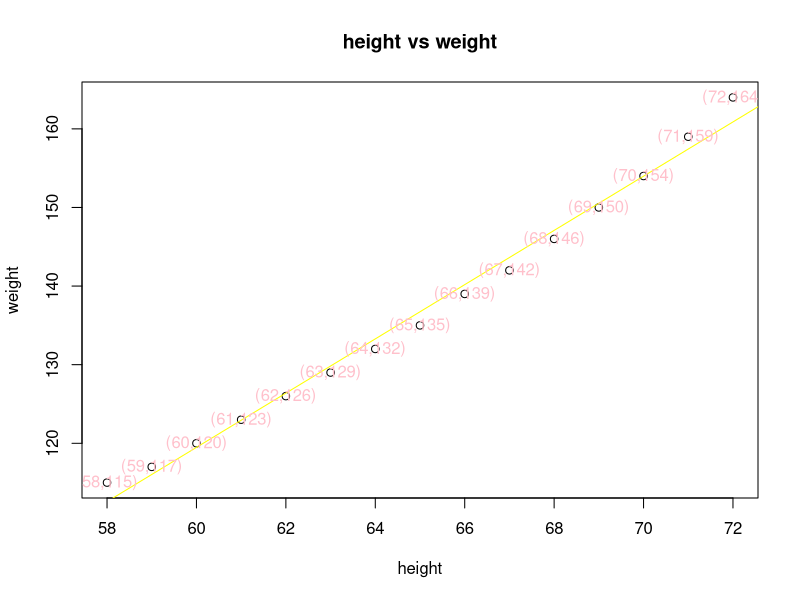
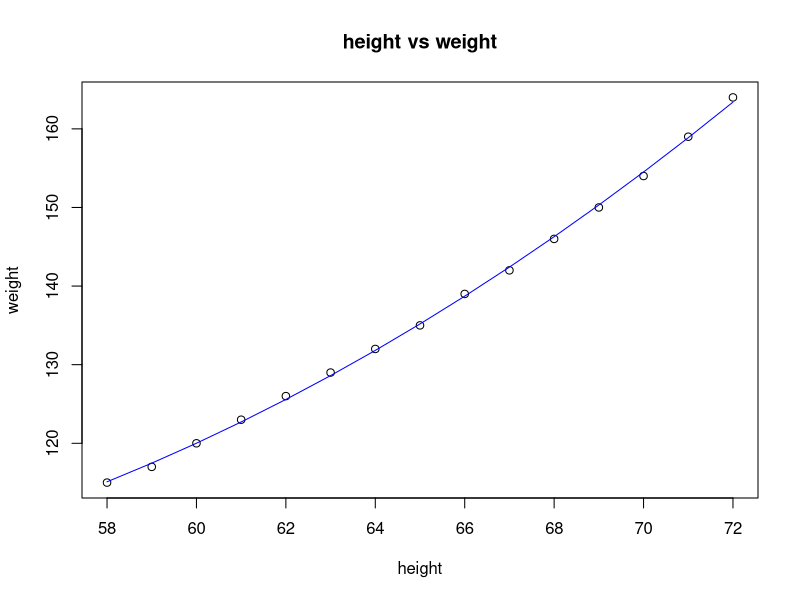
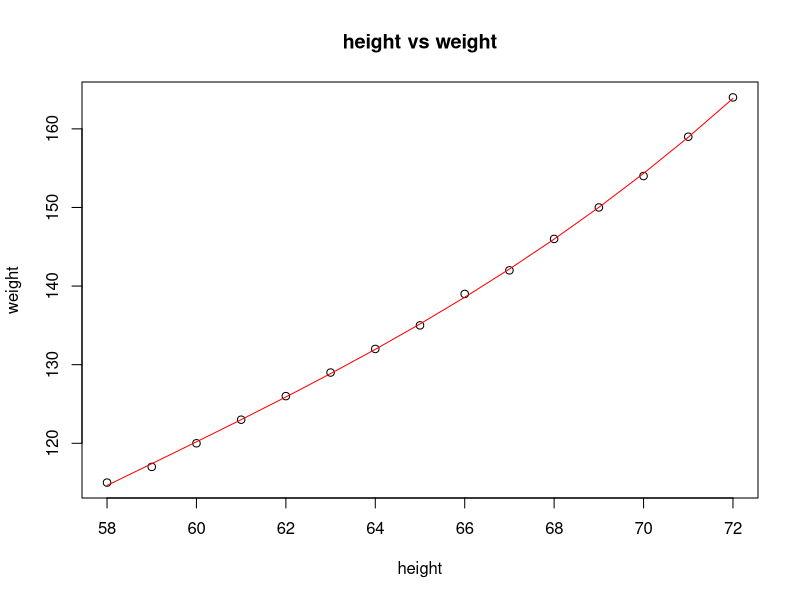

Write the R code that produced these figures, in order.
data(women)
(women)
nrow(women)
attach(women)
cor.test(weight,height,data=women)
class(women)
fit=lm(weight~height,data=women)
fit
plot(height,weight,main = "height vs weight")
abline(fit,col="yellow")
text(height,weight,labels = paste0('(',height,',',weight,')'),col = "pink")
summary(fit)
fitted(fit)#predicted values
#polynomial model
fit2 = lm(weight~height + I(height^2),data=women)
fit2
summary(fit2)
plot(height,weight,main = "height vs weight")
lines(women$height,fitted(fit2),col='blue')
fit3 = lm(weight~height + I(height^2)+ I(height^3),data=women)
fit3
summary(fit3)
plot(height,weight,main = "height vs weight")
lines(women$height,fitted(fit3),col='red')
